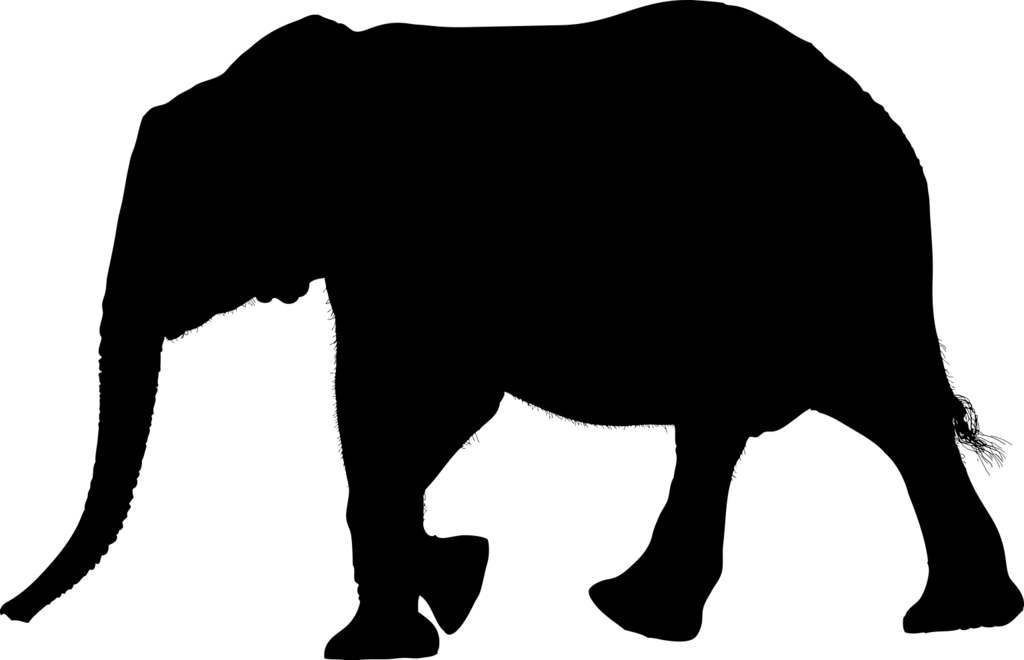
#> input picture 07_composition_visualization/Sankey/assets/elephant.png, 1024 x 660 px
$ python make_combined_RRA_figure.py
#> lines starting #> are read from the running program, lines starting #| are printed output that depends on the picture
"""
Combined rbcL + trnL RRA Sankey figure, exported directly as a print-ready
PNG at 1000 DPI (top of Wiley's 600-1000 DPI "line art" preferred range,
electronic_artwork_guidelines.pdf).

Replaces the old workflow of exporting each gene's Sankey to PNG, manually
screenshotting/arranging them plus silhouettes and a legend in PowerPoint,
then exporting to PDF. The node/link/RRA logic below matches
Sankey_plot_Average_RRA_pink_indigo.py exactly; that script and its outputs
are untouched by this one.

Run from this directory:
    python make_combined_RRA_figure.py
"""
import textwrap
from pathlib import Path

import numpy as np
import pandas as pd
import plotly.graph_objects as go
from PIL import Image, ImageFont

HERE = Path(__file__).resolve().parent
ASSETS = HERE.parent / "assets"

TARGET_DPI = 1000         # top of Wiley's 600-1000 DPI "line art" preferred range (electronic_artwork_guidelines.pdf)
PRINT_WIDTH_IN = 170 / 25.4      # 170mm double-column journal figure width

LEFT_DOMAIN = (0.0, 0.495)   # rbcL panel
RIGHT_DOMAIN = (0.505, 1.0)  # trnL panel
SANKEY_Y_DOMAIN = (0.015, 1.0)  # leaves room at the bottom for the shared legend

lifeform_colors = {
    "Graminoid": "#228B22",
    "Woody taxa": "#8B4513",
    "Succulent": "#90EE90",
    "Forb": "#FF69B4",
    "NA": "#B0B0B0",
}


def collapse_and_rra(df):
    """Group by Genus and convert raw counts to RRA (%) per sample."""
    sample_cols = [c for c in df.columns if c.endswith("_E") or c.endswith("_I")]
    genus = df.groupby("Genus")[sample_cols].sum()
    totals = genus.sum(axis=0).replace(0, np.nan)
    rra = genus.div(totals, axis=1).fillna(0) * 100.0
    rra.reset_index(inplace=True)
    return rra


def build_panel(df, flip):
    """Build one gene panel's Sankey node/link data. Same logic as
    sankey_for_dataset() in Sankey_plot_Average_RRA_pink_indigo.py, minus
    the per-panel title/legend/export (those are shared across both panels
    in the combined figure instead)."""
    rra = collapse_and_rra(df)
    life_form_map = df.groupby("Genus")["Life form"].first().to_dict()

    e_cols = [c for c in rra.columns if c.endswith("_E")]
    i_cols = [c for c in rra.columns if c.endswith("_I")]
    rra["E_mean"] = rra[e_cols].mean(axis=1) if e_cols else 0
    rra["I_mean"] = rra[i_cols].mean(axis=1) if i_cols else 0

    rra = rra[(rra["E_mean"] > 0.5) | (rra["I_mean"] > 0.5)]

    total_mean = rra["E_mean"] + rra["I_mean"]
    rra["ratio"] = rra["I_mean"] / total_mean.where(total_mean != 0, 0)
    rra_ordered = rra.sort_values("ratio", ascending=True).copy()
    genera = rra_ordered["Genus"].tolist()
    genera_labels = ["<br>".join(textwrap.wrap(g, width=25)) for g in genera]

    rra_ordered["size"] = rra_ordered["E_mean"] + rra_ordered["I_mean"]
    total_size = rra_ordered["size"].sum()
    margin_y, min_node_height = 0.85, 0.024  # genera packed slightly tighter
    y_gen, cumul_y = [], 0.05
    if total_size > 0:
        for _, row in rra_ordered.iterrows():
            h = max((row["size"] / total_size) * margin_y, min_node_height)
            y_gen.append(cumul_y + h / 2)
            cumul_y += h
    else:
        y_gen = np.linspace(0.05, 0.95, len(genera)).tolist()
        cumul_y = 0.95
    used_span = cumul_y - 0.05
    if used_span > margin_y:
        scale_factor = margin_y / used_span
        y_gen = [(y - 0.05) * scale_factor + 0.05 for y in y_gen]

    src, tgt, val, lcolors = [], [], [], []
    e_conns, i_conns = [], []
    genus_colors = [lifeform_colors.get(life_form_map.get(g, "NA"), "#B0B0B0") for g in genera]

    # Links are added in two grouped passes (all Elephant-bound, then all
    # Impala-bound -- both still in ratio-ascending/y_gen order within their
    # own group) rather than interleaved per-row. Plotly stacks the multiple
    # links converging on a shared target (Elephant/Impala) in the order they
    # appear in the link arrays; interleaving the two colours per-row was
    # producing a stray low-value link (e.g. a thin Impala flow) crossing
    # underneath a much larger one instead of staying grouped with its
    # neighbours in source order.
    if not flip:
        nodes = ["Elephant", "Impala"] + genera_labels
        node_map = {n: i for i, n in enumerate(nodes)}
        for gi, (_, row) in enumerate(rra_ordered.iterrows()):
            if row["E_mean"] > 0:
                g_idx = node_map[genera_labels[gi]]
                src.append(node_map["Elephant"]); tgt.append(g_idx)
                val.append(row["E_mean"]); lcolors.append("rgba(255,107,107,0.45)")
                e_conns.append((y_gen[gi], row["E_mean"]))
        for gi, (_, row) in enumerate(rra_ordered.iterrows()):
            if row["I_mean"] > 0:
                g_idx = node_map[genera_labels[gi]]
                src.append(node_map["Impala"]); tgt.append(g_idx)
                val.append(row["I_mean"]); lcolors.append("rgba(78,205,196,0.45)")
                i_conns.append((y_gen[gi], row["I_mean"]))
        node_colors = ["#FF6B6B", "#4ECDC4"] + genus_colors
        x = [0.39, 0.39] + [0.995] * len(genera)
    else:
        nodes = genera_labels + ["Elephant", "Impala"]
        node_map = {n: i for i, n in enumerate(nodes)}
        for gi, (_, row) in enumerate(rra_ordered.iterrows()):
            if row["E_mean"] > 0:
                g_idx = node_map[genera_labels[gi]]
                src.append(g_idx); tgt.append(node_map["Elephant"])
                val.append(row["E_mean"]); lcolors.append("rgba(255,107,107,0.45)")
                e_conns.append((y_gen[gi], row["E_mean"]))
        for gi, (_, row) in enumerate(rra_ordered.iterrows()):
            if row["I_mean"] > 0:
                g_idx = node_map[genera_labels[gi]]
                src.append(g_idx); tgt.append(node_map["Impala"])
                val.append(row["I_mean"]); lcolors.append("rgba(78,205,196,0.45)")
                i_conns.append((y_gen[gi], row["I_mean"]))
        node_colors = genus_colors + ["#FF6B6B", "#4ECDC4"]
        x = [0.005] * len(genera) + [0.61, 0.61]

    e_y = sum(y * v for y, v in e_conns) / sum(v for _, v in e_conns) if e_conns else 0.5
    i_y = sum(y * v for y, v in i_conns) / sum(v for _, v in i_conns) if i_conns else 0.5
    mid_y = (e_y + i_y) / 2
    sep = abs(e_y - i_y) + 0.1
    e_y = max(0.05, min(0.95, mid_y - sep / 2))
    i_y = max(0.05, min(0.95, mid_y + sep / 2))

    y = ([e_y, i_y] + y_gen) if not flip else (y_gen + [e_y, i_y])
    life_forms_present = set(life_form_map.get(g, "NA") for g in genera)

    return dict(
        nodes=nodes, node_colors=node_colors, x=x, y=y,
        src=src, tgt=tgt, val=val, lcolors=lcolors,
        e_y=e_y, i_y=i_y, life_forms=life_forms_present,
    )


def panel_paper_x(domain, x_frac):
    return domain[0] + x_frac * (domain[1] - domain[0])


def sankey_y_to_paper(y_frac, domain_y=SANKEY_Y_DOMAIN):
    # Sankey node y=0 is the top of its own domain, y=1 is the bottom.
    top, bottom = domain_y[1], domain_y[0]
    return top - y_frac * (top - bottom)


def add_silhouette(fig, path, x_frac, domain, y_frac, width_frac=0.095):
    with Image.open(path) as im:
        aspect = im.width / im.height
    fig.add_layout_image(dict(
        source=Image.open(path),
        xref="paper", yref="paper",
        x=panel_paper_x(domain, x_frac),
        y=sankey_y_to_paper(y_frac),
        sizex=width_frac, sizey=width_frac / aspect,
        xanchor="center", yanchor="middle", layer="above",
    ))


def main():
    rbcl_df = pd.read_csv(HERE / "rbcl_combined_dietlist.csv")
#> (reads 04_taxonomic_assignment/rbcl_combined_dietlist.csv from the repository)
    trnl_df = pd.read_csv(HERE / "trnl_combined_dietlist.csv")
#> (reads 04_taxonomic_assignment/trnl_combined_dietlist.csv from the repository)

    left = build_panel(rbcl_df, flip=False)
    right = build_panel(trnl_df, flip=True)

    # Needed up front now: the custom legend below positions itself using the
    # canvas's pixel aspect ratio so its colour-key circles render as true
    # circles, not ellipses stretched by the wide canvas.
    export_width = round(PRINT_WIDTH_IN * TARGET_DPI)
    export_height = round(export_width * 0.62)  # ~ same aspect as the old 13.33x7.5in slide

    fig = go.Figure()
    fig.add_trace(go.Sankey(
        arrangement="fixed",
        domain=dict(x=list(LEFT_DOMAIN), y=list(SANKEY_Y_DOMAIN)),
        textfont=dict(size=98, family="Arial, sans-serif"),  # genus/animal labels: even bigger per supervisor feedback
        node=dict(label=left["nodes"], pad=192, thickness=58,
                  x=left["x"], y=left["y"], color=left["node_colors"]),
        link=dict(source=left["src"], target=left["tgt"],
                  value=left["val"], color=left["lcolors"]),
    ))
    fig.add_trace(go.Sankey(
        arrangement="fixed",
        domain=dict(x=list(RIGHT_DOMAIN), y=list(SANKEY_Y_DOMAIN)),
        textfont=dict(size=98, family="Arial, sans-serif"),  # genus/animal labels: even bigger per supervisor feedback
        node=dict(label=right["nodes"], pad=182, thickness=58,
                  x=right["x"], y=right["y"], color=right["node_colors"]),
        link=dict(source=right["src"], target=right["tgt"],
                  value=right["val"], color=right["lcolors"]),
    ))

    # One shared legend for the union of life forms actually present in either
    # panel, drawn as shapes+annotations rather than Plotly's native legend --
    # Plotly's legend symbol size does not scale with marker.size for these
    # dummy marker-only traces when exported through kaleido, so this is the
    # only way to get colour keys that are actually controllable in size.
    LEGEND_FONT_SIZE = 105
    LEGEND_Y_CENTER = 0.08  # close to the bottom of the plot
    LEGEND_SWATCH_H = 0.00966  # fraction of canvas height
    LEGEND_SWATCH_W = LEGEND_SWATCH_H * (export_height / export_width)  # keeps swatches circular on the wide canvas
    GROUP_GAP = 0.0298  # at this size, small per-word text-width estimate errors become proportionally invisible
    SWATCH_LABEL_GAP = 0.00095

    # Real font metrics instead of a flat per-character average -- a fixed
    # avg-glyph-width estimate is systematically wrong by a different amount
    # for every word depending on its actual letter shapes.
    _legend_font = ImageFont.truetype("/home/kyle-linux/miniforge3/fonts/DejaVuSans.ttf", LEGEND_FONT_SIZE)

    # DejaVu's metrics don't match kaleido's actual rendered font 1:1 -- this
    # flat correction factor (empirically calibrated on the sibling FOO plot)
    # brings the estimate back in line across the board.
    DEJAVU_CORRECTION = 0.83

    def text_width_frac(s):
        bbox = _legend_font.getbbox(s)
        return (bbox[2] - bbox[0]) / export_width * DEJAVU_CORRECTION

    legend_items = [("Life form", None)] + [(lf, lifeform_colors.get(lf, "#B0B0B0"))
                                             for lf in sorted(left["life_forms"] | right["life_forms"])]
    widths = []
    for text, color in legend_items:
        w = text_width_frac(text)
        if color:
            w += LEGEND_SWATCH_W + SWATCH_LABEL_GAP
        widths.append(w)
    total_w = sum(widths) + GROUP_GAP * (len(legend_items) - 1)

    cursor_x = 0.5 - total_w / 2
    pad_x = 0.0040
    pad_y = 0.0035
    fig.add_shape(type="rect", xref="paper", yref="paper",
                  x0=cursor_x - pad_x, x1=cursor_x + total_w + pad_x,
                  y0=LEGEND_Y_CENTER - LEGEND_SWATCH_H / 2 - pad_y,
                  y1=LEGEND_Y_CENTER + LEGEND_SWATCH_H / 2 + pad_y,
                  line=dict(color="black", width=2.0), fillcolor="white", layer="below")

    for (text, color), w in zip(legend_items, widths):
        if color:
            fig.add_shape(type="circle", xref="paper", yref="paper",
                          x0=cursor_x, x1=cursor_x + LEGEND_SWATCH_W,
                          y0=LEGEND_Y_CENTER - LEGEND_SWATCH_H / 2,
                          y1=LEGEND_Y_CENTER + LEGEND_SWATCH_H / 2,
                          line=dict(width=0), fillcolor=color)
            text_x = cursor_x + LEGEND_SWATCH_W + SWATCH_LABEL_GAP
        else:
            text_x = cursor_x
        fig.add_annotation(text=text, x=text_x, y=LEGEND_Y_CENTER, xref="paper", yref="paper",
                            showarrow=False, font=dict(size=LEGEND_FONT_SIZE, color="#2a3f5f", family="Arial, sans-serif"),
                            xanchor="left", yanchor="middle")
        cursor_x += w + GROUP_GAP

    SILHOUETTE_X = 0.32  # domain-relative x shared by the silhouettes and the gene labels above them -- pulled closer to the genus columns

    rbcl_label_x = panel_paper_x(LEFT_DOMAIN, SILHOUETTE_X)
    trnl_label_x = panel_paper_x(RIGHT_DOMAIN, 1 - SILHOUETTE_X)
    rbcl_label_y = 0.965
    trnl_label_y = 0.965

    fig.add_annotation(text="<b><i>rbc</i>L</b>", x=rbcl_label_x, y=rbcl_label_y, xref="paper", yref="paper",
                        showarrow=False, font=dict(size=150), xanchor="center")
    fig.add_annotation(text="<b><i>trn</i>L</b>", x=trnl_label_x, y=trnl_label_y, xref="paper", yref="paper",
                        showarrow=False, font=dict(size=150), xanchor="center")

    add_silhouette(fig, ASSETS / "elephant.png", SILHOUETTE_X, LEFT_DOMAIN, left["e_y"])
#> in add_silhouette, im is the input picture: PIL image 1024x660 RGBA; mean R, G, B, A 0, 0, 0, 135.9
#> in sankey_y_to_paper, `top, bottom = domain_y[1], domain_y[0]`: top = 1; bottom = 0.015
    add_silhouette(fig, ASSETS / "impala.png", SILHOUETTE_X, LEFT_DOMAIN, left["i_y"])
#> call 2 of add_silhouette, with x_frac = 0.32, domain = (0, 0.495), y_frac = 0.667, width_frac = 0.095
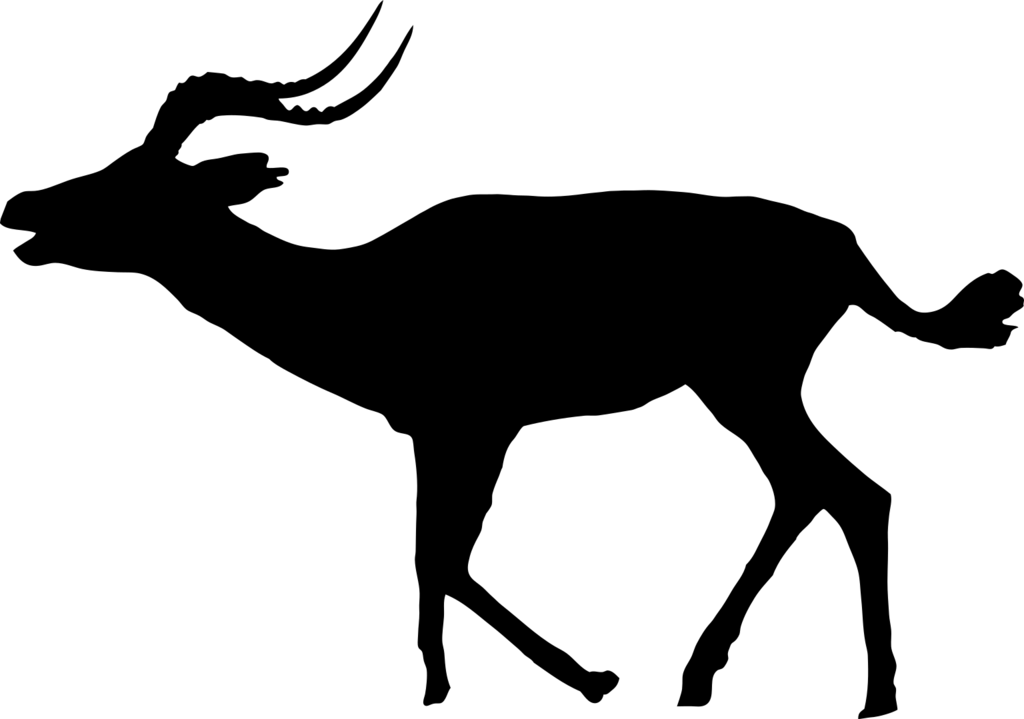
#> input picture 07_composition_visualization/Sankey/assets/impala.png, 1024 x 719 px
#> in add_silhouette, im is the input picture: PIL image 1024x719 RGBA; mean R, G, B, A 0, 0, 0, 71
    add_silhouette(fig, ASSETS / "elephant.png", 1 - SILHOUETTE_X, RIGHT_DOMAIN, right["e_y"])
    add_silhouette(fig, ASSETS / "impala.png", 1 - SILHOUETTE_X, RIGHT_DOMAIN, right["i_y"])

    fig.update_layout(
        title=dict(text="Figure A8", x=0.5, y=0.995, yanchor="top", font=dict(size=130)),
        font=dict(size=29),
        paper_bgcolor="white",
        plot_bgcolor="white",
        xaxis=dict(visible=False),
        yaxis=dict(visible=False),
        margin=dict(l=48, r=48, t=263, b=144),
        showlegend=False,  # custom shape-based legend above replaces Plotly's native one
    )

    # Render at 2x the target pixel size, then downsample with a high-quality
    # filter before saving -- supersampling like this makes thin Sankey links
    # and small text noticeably crisper than rendering natively at the final
    # size, without changing the final pixel dimensions or DPI at all.
    SUPERSAMPLE = 2
    out_path = HERE / "Figure_RRA_composite.png"
    fig.write_image(str(out_path), width=export_width * SUPERSAMPLE,
                     height=export_height * SUPERSAMPLE, scale=1)

    # kaleido doesn't write a DPI tag; stamp the correct one so the pixel
    # dimensions map to PRINT_WIDTH_IN at TARGET_DPI when placed in the manuscript.
    with Image.open(out_path) as im:
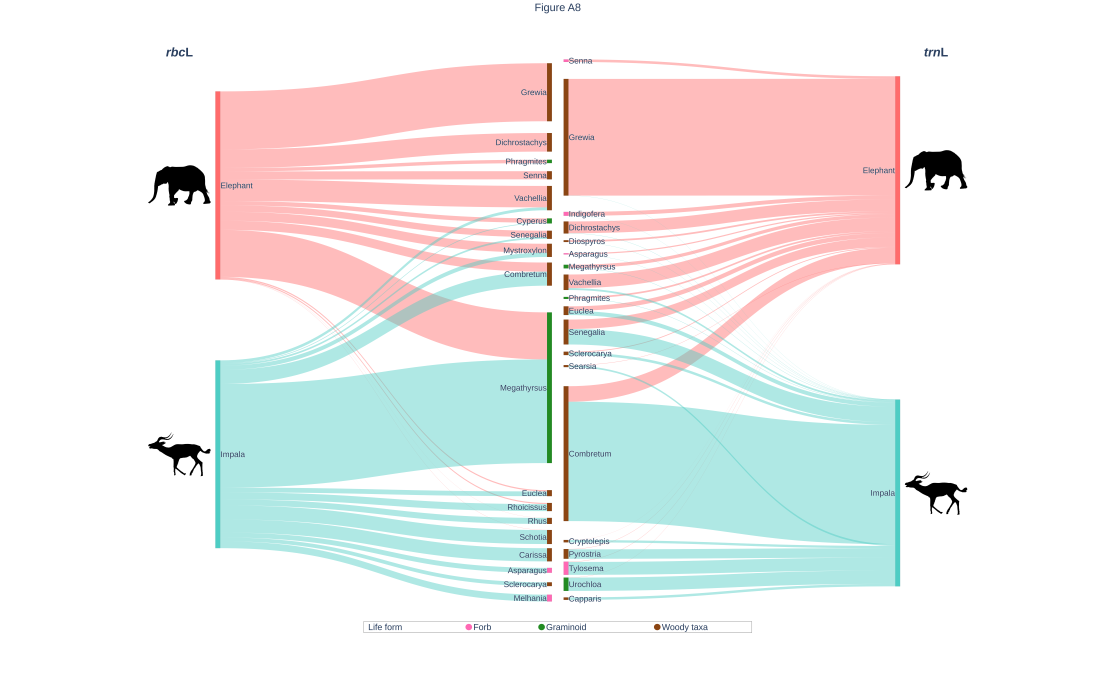
#> input picture 07_composition_visualization/Sankey/RRA/Figure_RRA_composite.png, 6693 x 4150 px (shown at 1/6 size)
#> im is the input picture: PIL image 6693x4150 RGBA; mean R, G, B, A 239, 237.4, 236.6, 255
        im = im.resize((export_width, export_height), Image.LANCZOS)
        im.save(out_path, dpi=(TARGET_DPI, TARGET_DPI), optimize=True)

    size_kb = out_path.stat().st_size / 1024
    print(f"Saved {out_path}")
    print(f"  {export_width}x{export_height}px @ {TARGET_DPI} DPI -> {size_kb:.0f} KB")


if __name__ == "__main__":
    main()
